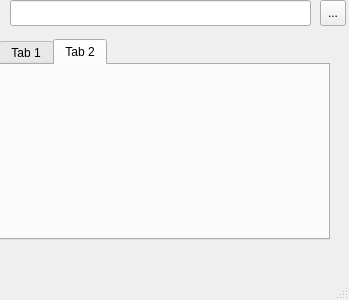
<?xml version="1.0" encoding="UTF-8"?>
<ui version="4.0">
 <class>MainWindow</class>
 <widget class="QMainWindow" name="MainWindow">
  <property name="geometry">
   <rect>
    <x>0</x>
    <y>0</y>
    <width>349</width>
    <height>300</height>
   </rect>
  </property>
  <property name="windowTitle">
   <string>MainWindow</string>
  </property>
  <widget class="QWidget" name="centralwidget">
   <widget class="QWidget" name="formLayoutWidget">
    <property name="geometry">
     <rect>
      <x>-1</x>
      <y>39</y>
      <width>331</width>
      <height>201</height>
     </rect>
    </property>
    <layout class="QFormLayout" name="formLayout">
     <item row="0" column="0" colspan="2">
      <widget class="QTabWidget" name="tabWidget">
       <property name="currentIndex">
        <number>1</number>
       </property>
       <widget class="QWidget" name="tab">
        <attribute name="title">
         <string>Tab 1</string>
        </attribute>
        <widget class="QPushButton" name="pushButton">
         <property name="geometry">
          <rect>
           <x>110</x>
           <y>130</y>
           <width>88</width>
           <height>27</height>
          </rect>
         </property>
         <property name="text">
          <string>PushButton</string>
         </property>
        </widget>
        <widget class="QTextEdit" name="textEdit">
         <property name="geometry">
          <rect>
           <x>30</x>
           <y>20</y>
           <width>161</width>
           <height>101</height>
          </rect>
         </property>
        </widget>
       </widget>
       <widget class="QWidget" name="tab_2">
        <attribute name="title">
         <string>Tab 2</string>
        </attribute>
       </widget>
      </widget>
     </item>
    </layout>
   </widget>
   <widget class="QToolButton" name="toolButton">
    <property name="geometry">
     <rect>
      <x>320</x>
      <y>0</y>
      <width>26</width>
      <height>26</height>
     </rect>
    </property>
    <property name="text">
     <string>...</string>
    </property>
   </widget>
   <widget class="QLineEdit" name="lineEdit">
    <property name="geometry">
     <rect>
      <x>10</x>
      <y>0</y>
      <width>301</width>
      <height>26</height>
     </rect>
    </property>
    <property name="text">
     <string/>
    </property>
   </widget>
  </widget>
  <widget class="QMenuBar" name="menubar">
   <property name="geometry">
    <rect>
     <x>0</x>
     <y>0</y>
     <width>349</width>
     <height>27</height>
    </rect>
   </property>
  </widget>
  <widget class="QStatusBar" name="statusbar"/>
 </widget>
 <resources/>
 <connections/>
</ui>
